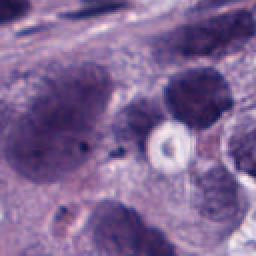
#> input picture slices_from_GUI/bbox_1.png, 128 x 128 px, found by its file name (shown 2 times larger); its folder holds only this picture in this run
$ python property_calculation.py   (older library calls are emulated)
#> lines starting #> are read from the running program, lines starting #| are printed output that depends on the picture
"""Calculate feature vectors and similarity and plot heatmaps."""

import os
from typing import Any, Dict, List

import cv2
import matplotlib.pyplot as plt
import numpy as np
import seaborn as sns


def extract_image_features(folder_path: str) -> Dict[str, List[float]]:
    """Extracts features from images in a given folder.

    Args:
    folder_path (str): Path to the folder containing images.

    Returns:
    feature_dict (dict): Dictionary containing image names as keys
    and Z-score normalized feature matrices as values.
    """
#> called with folder_path = 'slices_from_GUI'
    # Initialize dictionary to store feature matrices
    feature_dict = {}

    # Initialize lists to store features and filenames
    all_features = []
    filenames = []

    # Iterate over each file in the folder
    for filename in os.listdir(folder_path):
        if filename.endswith(
            (".jpg", ".jpeg", ".png")
        ):  # Check if file is an image
            # Store filename
            filenames.append(filename)

            # Read the image
            image_path = os.path.join(folder_path, filename)
            image = cv2.imread(image_path)
#> image is the input picture: shape (128, 128, 3); mean B, G, R 146.7, 100.6, 127.7
            if image is None:
                continue  # Skip if image cannot be read

            # Convert image to RGB and HSV
            image_rgb = cv2.cvtColor(image, cv2.COLOR_BGR2RGB)
            image_hsv = cv2.cvtColor(image, cv2.COLOR_BGR2HSV)
#> image_hsv: shape (128, 128, 3); mean H, S, V 138.9, 90.3, 147.7
            # Calculate mean and variance of RGB
            rgb_mean = np.mean(image_rgb, axis=(0, 1))
#> rgb_mean = [127.7, 100.6, 146.7]
            rgb_var = np.var(image_rgb, axis=(0, 1))
#> rgb_var = [2221.3, 1958.3, 1260.1]

            # Calculate mean and variance of HSV
            hsv_mean = np.mean(image_hsv, axis=(0, 1))
#> hsv_mean = [138.9, 90.3, 147.7]
            hsv_var = np.var(image_hsv, axis=(0, 1))
#> hsv_var = [97.65, 1410.9, 1343]

            # Calculate edge complexity using Canny edge detection
            edges = cv2.Canny(image, 100, 200)
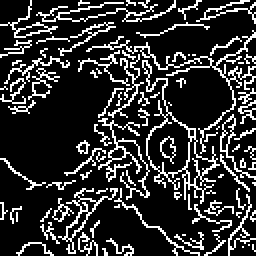
#> edges: shape (128, 128) (shown 2 times larger); 19.3% white in thin lines or dots
            edge_complexity = np.mean(edges)
#> edge_complexity = 49.09

            # Calculate homogeneity using grayscale image
            gray_image = cv2.cvtColor(image, cv2.COLOR_BGR2GRAY)
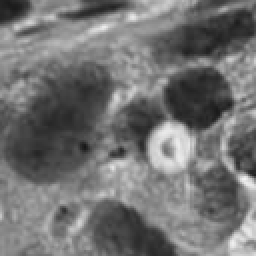
#> gray_image: shape (128, 128) (shown 2 times larger); min 22, max 243, mean 114
            ddepth = cv2.CV_64F  # type: ignore # noqa
            homogeneity = cv2.Laplacian(gray_image, ddepth).var()
#> homogeneity = 218.3

            feature_vector = np.concatenate(
                [
                    rgb_mean,
                    rgb_var,
                    hsv_mean,
                    hsv_var,
                    [edge_complexity],
                    [homogeneity],
                ]
            )
#> feature_vector = [127.7, 100.6, 146.7, 2221.3, 1958.3, 1260.1, 138.9, 90.3, 147.7, 97.65, 1410.9, 1343, 49.09, 218.3]
            all_features.append(feature_vector)

    # Convert features to a numpy array for easier manipulation
    all_features_array = np.array(all_features)

    # Z-score normalization
    mean = np.mean(all_features_array, axis=0)
#> mean has the same summary as feature_vector
    std = np.std(all_features_array, axis=0)
#> std = [0, 0, 0, 0, 0, 0, 0, 0, 0, 0, 0, 0, 0, 0]
    z_score_features = (all_features_array - mean) / std

    # Populate feature dictionary with normalized feature matrices
    for i, filename in enumerate(filenames):
        feature_dict[filename] = list(z_score_features[i])
#> after the loop, feature_dict = {'bbox_1.png': [nan, nan, nan, nan, nan, nan, nan, nan, nan, nan, nan, nan, nan, nan]}

    return feature_dict


def compute_similarity(feature_dict: Dict[str, List[float]]) -> Any:
    """Compute cosine similarity between feature vectors.

    Args:
    feature_dict (dict): Dictionary containing image names as keys
    and Z-score normalized feature vectors as values.

    Returns:
    similarity_matrix (ndarray): Matrix containing cosine similarity values.
    """
    # Extract feature vectors
    feature_vectors = np.array(list(feature_dict.values()))

    # Compute cosine similarity
    similarity_matrix = np.dot(feature_vectors, feature_vectors.T)
    norm = np.linalg.norm(feature_vectors, axis=1)
    similarity_matrix /= norm[:, np.newaxis]
    similarity_matrix /= norm[np.newaxis, :]

    return similarity_matrix


def plot_heatmap(
    similarity_matrix: np.ndarray, filenames: List[str], outfolder: str = ""
) -> None:
    """Plot heatmap of cosine similarity."""
    sns.set_theme()
    plt.figure(figsize=(10, 8))
    sns.heatmap(
        similarity_matrix,
        annot=False,
        xticklabels=filenames,
        yticklabels=filenames,
        cmap="YlGnBu",
    )
    plt.title("Cosine Similarity Heatmap")
    plt.xlabel("Images")
    plt.ylabel("Images")
    plt.xticks(rotation=45, ha="right")
    plt.yticks(rotation=0)
    plt.savefig(os.path.join(outfolder, "similarity_heatmap.png"))


if __name__ == "__main__":
    folder_path = "slices_from_GUI"
    feature_dict = extract_image_features(folder_path)
    similarity_matrix = compute_similarity(feature_dict)
#> in compute_similarity, `similarity_matrix = np.dot(feature_vectors, feature_vectors.T)`: similarity_matrix = [nan]
#> similarity_matrix = [nan]
    plot_heatmap(similarity_matrix, list(feature_dict.keys()))
#> in plot_heatmap, `plt.savefig(os.path.join(outfolder, "similarity_heatmap.png"))`:
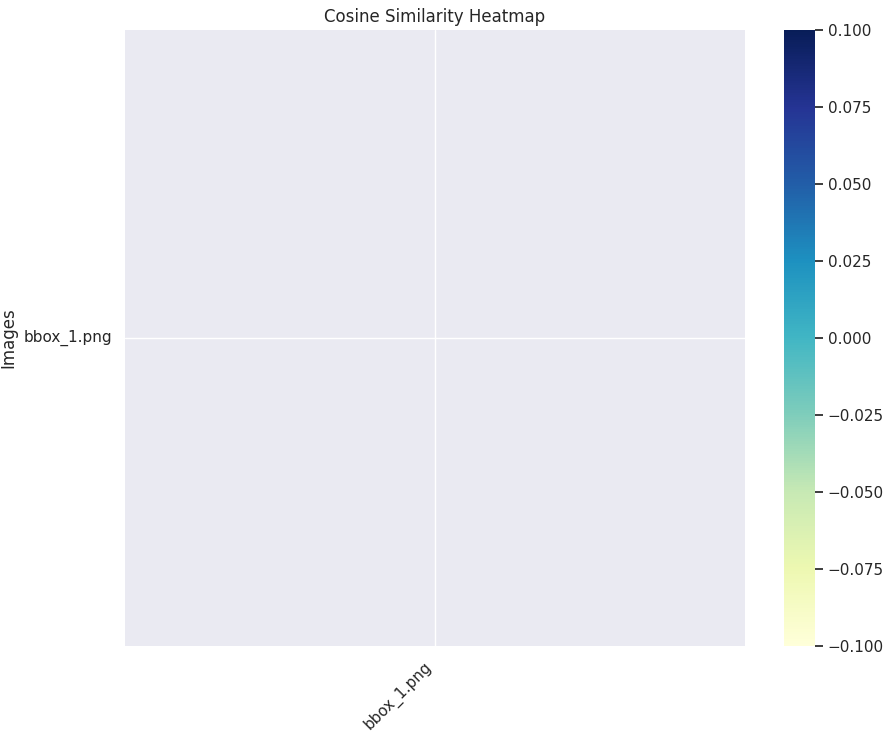
#> figure drawn by matplotlib, 2 panels
    print("Heatmap saved!")

$ run again, on slices_from_GUI/bbox_4.png
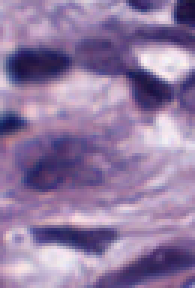
#> input picture slices_from_GUI/bbox_4.png, 65 x 96 px, found by its file name (shown 3 times larger)
#> in extract_image_features, image is the input picture: shape (96, 65, 3); mean B, G, R 162.6, 122.5, 145.9
#> image_hsv: shape (96, 65, 3); mean H, S, V 139.5, 73.5, 163.9
#> rgb_mean = [145.9, 122.5, 162.6]
#> rgb_var = [2753.2, 2517.7, 1469.9]
#> hsv_mean = [139.5, 73.5, 163.9]
#> hsv_var = [160.4, 1548.3, 1559.8]
#> in extract_image_features, `edges = cv2.Canny(image, 100, 200)`:
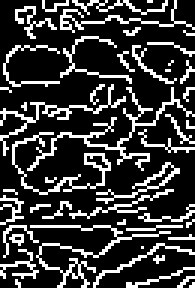
#> edges: shape (96, 65) (shown 3 times larger); 22.4% white in thin lines or dots
#> edge_complexity = 57.09
#> in extract_image_features, `gray_image = cv2.cvtColor(image, cv2.COLOR_BGR2GRAY)`:
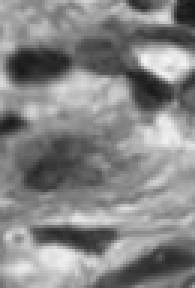
#> gray_image: shape (96, 65) (shown 3 times larger); min 20, max 245, mean 134.1
#> homogeneity = 359
#> feature_vector = [145.9, 122.5, 162.6, 2753.2, 2517.7, 1469.9, 139.5, 73.5, 163.9, 160.4, 1548.3, 1559.8, 57.09, 359]
#> mean has the same summary as feature_vector
#> std = [0, 0, 0, 0, 0, 0, 0, 0, 0, 0, 0, 0, 0, 0]
#> after the loop in extract_image_features, `for i, filename in enumerate(filenames):`: feature_dict = {'bbox_4.png': [nan, nan, nan, nan, nan, nan, nan, nan, nan, nan, nan, nan, nan, nan]}
#> in compute_similarity, `similarity_matrix = np.dot(feature_vectors, feature_vectors.T)`: similarity_matrix = [nan]

$ run again, on slices_from_GUI/bbox_5.png
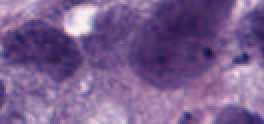
#> input picture slices_from_GUI/bbox_5.png, 132 x 62 px, found by its file name (shown 2 times larger)
#> in extract_image_features, image is the input picture: shape (62, 132, 3); mean B, G, R 142.5, 94.7, 122.6
#> image_hsv: shape (62, 132, 3); mean H, S, V 138.3, 94.5, 143.4
#> rgb_mean = [122.6, 94.66, 142.5]
#> rgb_var = [1900, 1708.7, 1075]
#> hsv_mean = [138.3, 94.5, 143.4]
#> hsv_var = [126.6, 1199.5, 1158.1]
#> in extract_image_features, `edges = cv2.Canny(image, 100, 200)`:
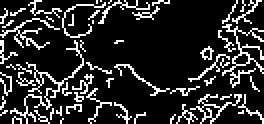
#> edges: shape (62, 132) (shown 2 times larger); 16.8% white in thin lines or dots
#> edge_complexity = 42.84
#> in extract_image_features, `gray_image = cv2.cvtColor(image, cv2.COLOR_BGR2GRAY)`:
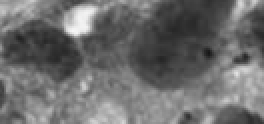
#> gray_image: shape (62, 132) (shown 2 times larger); min 22, max 246, mean 108.5
#> homogeneity = 199.7
#> feature_vector = [122.6, 94.66, 142.5, 1900, 1708.7, 1075, 138.3, 94.5, 143.4, 126.6, 1199.5, 1158.1, 42.84, 199.7]
#> mean has the same summary as feature_vector
#> std = [0, 0, 0, 0, 0, 0, 0, 0, 0, 0, 0, 0, 0, 0]
#> after the loop in extract_image_features, `for i, filename in enumerate(filenames):`: feature_dict = {'bbox_5.png': [nan, nan, nan, nan, nan, nan, nan, nan, nan, nan, nan, nan, nan, nan]}
#> in compute_similarity, `similarity_matrix = np.dot(feature_vectors, feature_vectors.T)`: similarity_matrix = [nan]

$ run again, on slices_from_GUI/bbox_6.png
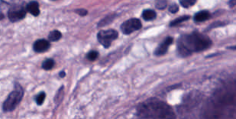
#> input picture slices_from_GUI/bbox_6.png, 236 x 119 px, found by its file name
#> in extract_image_features, image is the input picture: shape (119, 236, 3); mean B, G, R 164.8, 126.4, 152.3
#> image_hsv: shape (119, 236, 3); mean H, S, V 141.9, 72.2, 167.6
#> rgb_mean = [152.3, 126.4, 164.8]
#> rgb_var = [2883.1, 2543.3, 1515.9]
#> hsv_mean = [141.9, 72.17, 167.6]
#> hsv_var = [244.2, 1624.7, 1672.4]
#> in extract_image_features, `edges = cv2.Canny(image, 100, 200)`:
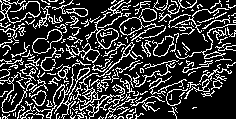
#> edges: shape (119, 236); 22.6% white in thin lines or dots
#> edge_complexity = 57.58
#> in extract_image_features, `gray_image = cv2.cvtColor(image, cv2.COLOR_BGR2GRAY)`:
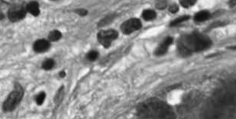
#> gray_image: shape (119, 236); min 13, max 252, mean 138.5
#> homogeneity = 314.3
#> feature_vector = [152.3, 126.4, 164.8, 2883.1, 2543.3, 1515.9, 141.9, 72.17, 167.6, 244.2, 1624.7, 1672.4, 57.58, 314.3]
#> mean has the same summary as feature_vector
#> std = [0, 0, 0, 0, 0, 0, 0, 0, 0, 0, 0, 0, 0, 0]
#> after the loop in extract_image_features, `for i, filename in enumerate(filenames):`: feature_dict = {'bbox_6.png': [nan, nan, nan, nan, nan, nan, nan, nan, nan, nan, nan, nan, nan, nan]}
#> in compute_similarity, `similarity_matrix = np.dot(feature_vectors, feature_vectors.T)`: similarity_matrix = [nan]

$ run again, on slices_from_GUI/bbox_10.png
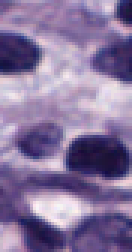
#> input picture slices_from_GUI/bbox_10.png, 44 x 84 px, found by its file name (shown 3 times larger)
#> in extract_image_features, image is the input picture: shape (84, 44, 3); mean B, G, R 156.8, 116.6, 135.1
#> image_hsv: shape (84, 44, 3); mean H, S, V 136.1, 79.5, 157.6
#> rgb_mean = [135.1, 116.6, 156.8]
#> rgb_var = [3496.6, 3281.8, 2036.6]
#> hsv_mean = [136.1, 79.54, 157.6]
#> hsv_var = [148.8, 2145.6, 2119.4]
#> in extract_image_features, `edges = cv2.Canny(image, 100, 200)`:
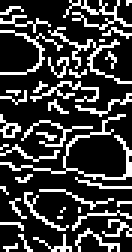
#> edges: shape (84, 44) (shown 3 times larger); 23.3% white in thin lines or dots
#> edge_complexity = 59.4
#> in extract_image_features, `gray_image = cv2.cvtColor(image, cv2.COLOR_BGR2GRAY)`:
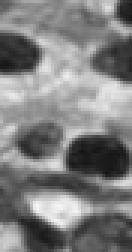
#> gray_image: shape (84, 44) (shown 3 times larger); min 20, max 245, mean 126.7
#> homogeneity = 495.4
#> feature_vector = [135.1, 116.6, 156.8, 3496.6, 3281.8, 2036.6, 136.1, 79.54, 157.6, 148.8, 2145.6, 2119.4, 59.4, 495.4]
#> mean has the same summary as feature_vector
#> std = [0, 0, 0, 0, 0, 0, 0, 0, 0, 0, 0, 0, 0, 0]
#> after the loop in extract_image_features, `for i, filename in enumerate(filenames):`: feature_dict = {'bbox_10.png': [nan, nan, nan, nan, nan, nan, nan, nan, nan, nan, nan, nan, nan, nan]}
#> in compute_similarity, `similarity_matrix = np.dot(feature_vectors, feature_vectors.T)`: similarity_matrix = [nan]
